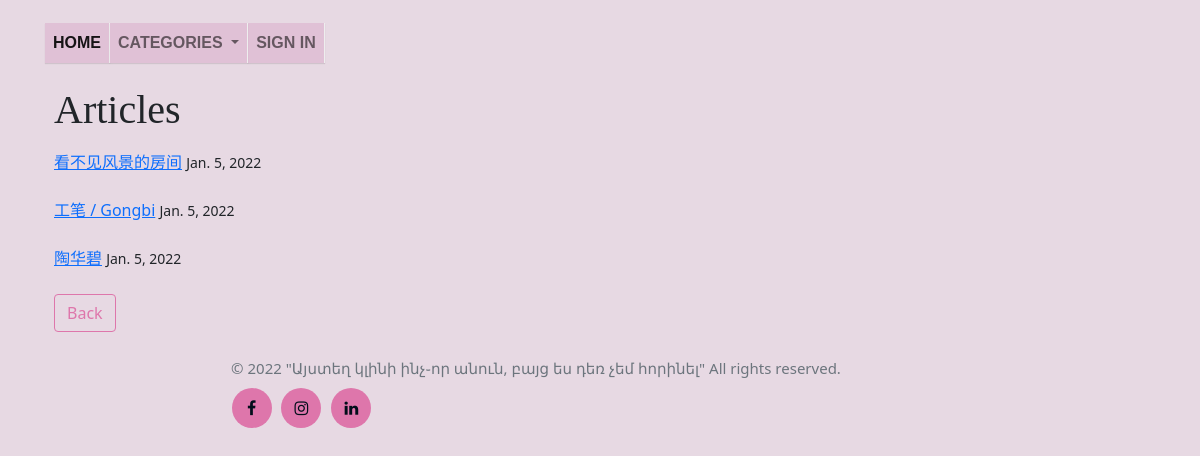
The app's page /category/Articles/, older data.
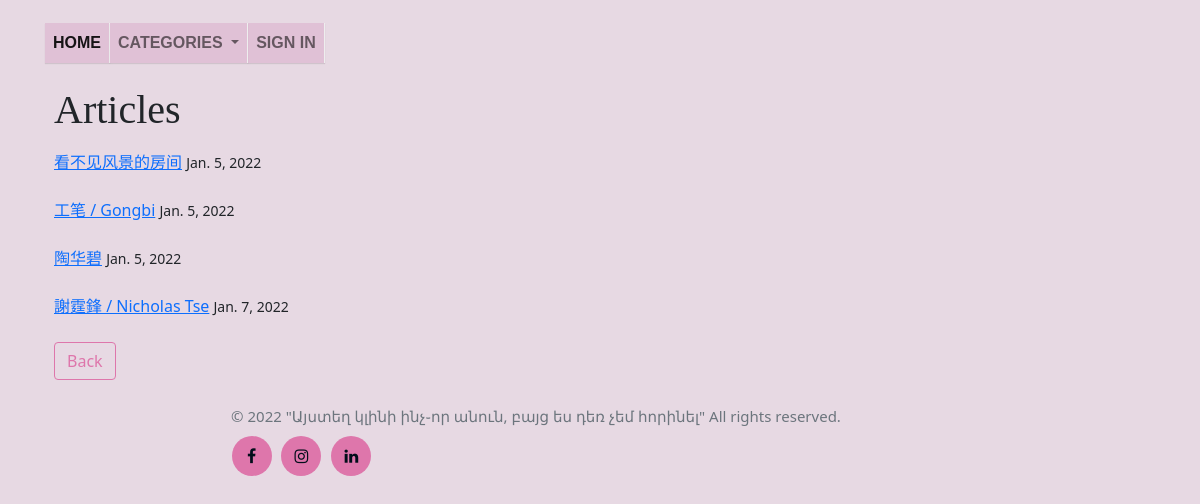
The same page, newer data.
### blog/models.py (models this page shows, shortened)
class Post(models.Model):
    title = models.CharField(max_length= 255)
    author = models.ForeignKey(User, on_delete= models.CASCADE)
    header_image = models.ImageField(null = True, blank = True,  upload_to ="images/" )
    body =  RichTextField(blank = True, null = True, max_length= 7000)
    post_date = models.DateField(auto_now_add= True)
    category = models.CharField(max_length= 255, default = 'China')
    snipped = RichTextField(max_length= 400)

### blog/views.py (the view)
# urls.py: path('category/<str:cats>/', CategoryView, name= 'category'),
def CategoryView(request, cats):
    category_posts = Post.objects.filter(category = cats.replace('-', ' '))
    return render(request, 'categories.html', {'cats': cats.title(), 'category_posts': category_posts})

### blog/templates/categories.html (shortened to what this page needs)
{%  extends 'base.html' %}
{%  block content %}
{% if category_posts %}
<ul> <h1> {{ cats }}  </h1>   </ul>
    <ul>
    {% for post in category_posts %}
       <a href="{% url 'article_detail' post.pk %}">
           {{ post.title }}</a>  <small> {{ post.post_date}} </small> <br/> <br/>
    {% endfor %}
    <a href="{% url 'home' %}" class="btn btn-secondary"> Back</a>
    </ul>
    {%  else  %}
       <h2> Sorry, there are no articles in this category yet </h2>
       <a href="{% url 'home' %}" class="btn btn-secondary"> Back</a>
    {%  endif %}
{%  endblock %}

### blog/templates/base.html (shortened to what this page needs)
{% load static %}
<!DOCTYPE html>
<html lang="en">
  <head>
    <link href="https://cdn.jsdelivr.net/npm/bootstrap@5.1.3/dist/css/bootstrap.min.css" rel="stylesheet">
    <link rel="stylesheet" type="text/css" href="{% static 'blog/main.css' %}">
    <link rel="stylesheet" href="https://cdnjs.cloudflare.com/ajax/libs/font-awesome/4.7.0/css/font-awesome.min.css">
    <link rel="stylesheet" href="https://cdnjs.cloudflare.com/ajax/libs/ionicons/2.0.1/css/ionicons.min.css">
  </head>
  <body>
    <nav class="navbar navbar-expand-lg navbar-light ">
        <div class="container-fluid">
          <div class="collapse navbar-collapse" id="navbarSupportedContent">
            <ul class="navbar-nav me-auto mb-2 mb-lg-0">
              <li class="nav-item">
                <a class="nav-link active" aria-current="page" href="{% url 'home' %}">Home</a>
                <li class="nav-item dropdown">
                  <a class="nav-link dropdown-toggle" href="#" id="navbarDropdown" role="button" data-bs-toggle="dropdown" aria-expanded="false">
                    Categories
                  </a>
                </li> </li>
                  </ul>
              {%  if user.is_authenticated  %}
              <li class="nav-item">
                <a class="nav-link" href="{% url 'logout' %}"> log out </a>
              </li>
              <li class="nav-item">
                <a class="nav-link" href="/admin"> Admin page</a>
                </li>
              {% else %}
              <li class="nav-item">
                <a class="nav-link" href="{% url 'login' %}"> Sign in </a>
              </li>
              {% endif %}
          </div>
        </div>
      </nav>
      <div class="container-fluid">
   {%  block content %}
   {%  endblock %}
    </div>
  </body>
  <footer class="site-footer" ><ul>
    <p class="text-muted mb-0 py-2" allign = "center" >© 2022 "Այստեղ կլինի ինչ֊որ անուն, բայց ես դեռ չեմ հորինել" All rights reserved.</p>
    <div class="col-md-4 col-sm-6 col-xs-12">
      <ul class="social-icons" allign = "center">
        <li><a class="facebook" href="https://www.facebook.com/a.anush.m/" target="_blank"><i class="fa fa-facebook"></i></a></li>
        <li><a class="dribbble" href="https://www.instagram.com/shunna_art/" target="_blank"><i class="fa fa-instagram"></i></a></li>
        <li><a class="linkedin" href="https://www.linkedin.com/in/anush-avanesyan-59973453/" target="_blank"><i class="fa fa-linkedin"></i></a></li>
      </ul>
    </div>
  </footer>   </ul>
</html>

### blog/static/blog/main.css (style rules this page uses)
body { background: #e7d9e3; margin: 10px; width: 85%; }
.navbar-expand-lg { background: #e7d9e3; display: flex!important; margin: 15px; text-decoration: none; text-transform:uppercase; font-weight:bolder; box-sizing: border-box; padding-right: .5rem; padding-left: .5rem; }
.nav-item { margin: 0; background: #e0c1d6; font-family: Lobster, Arial, Helvetica, sans-serif; max-width: 100%; display: block; justify-content: space-evenly; border-right:1px solid #eee; box-sizing: border-box; box-shadow:0 1px 1px rgba(0,0,0,0.1); text-transform:uppercase; font-weight:bolder; font-size: 16px; }
h1, h2, h3, h4 { font-family: 'Lobster', cursive; }
.btn-secondary, .btn-secondary:visited { color: #de76ab; background: none; border-color: #de76ab; }
.site-footer .social-icons a { width:40px; height:40px; line-height:40px; margin-left:6px; margin-right:0; border-radius:100%; background-color:#de76ab; }
.site-footer { text-align: center; font-size:15px; line-height:24px; color:#737373; }
.site-footer a { color:#737373; text-align: center; }
.site-footer .social-icons { text-align:right; align-items:center; }
.social-icons { padding-left:0; margin-bottom:0; justify-content:center; list-style:none; }
.social-icons li { display:inline-block; margin-bottom:4px }
.social-icons a { background-color:#eceeef; color:#020d1a; font-size:16px; display:inline-block; line-height:44px; width:44px; height:44px; text-align:center; align-items:center; margin-right:8px; border-radius:100%; -webkit-transition:all .2s linear; -o-transition:all .2s linear; transition:all .2s linear }

Row changes from the older to the newer data that the page shows:
added Post: title "謝霆鋒 / Nicholas Tse", post_date "Jan. 7, 2022"
